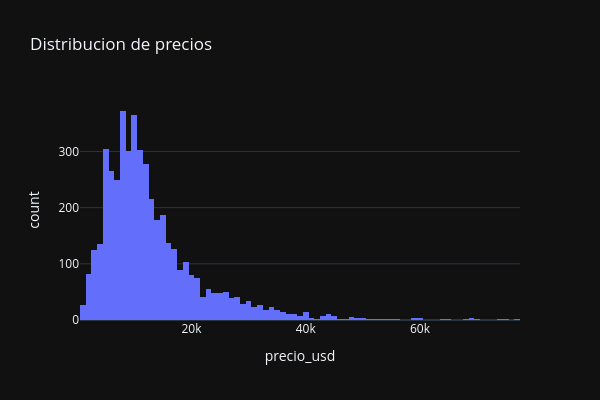

Notebook source saved alongside this figure:
### Markdown cell above
### Histograma de precios, luego de tratar los autliers de km

### Code cell
hist = px.histogram(df,
                    x = "precio_usd",
                    nbins=100,
                    title="Distribucion de precios",
                    template = 'plotly_dark',
                    height = 400,
                    width = 600).show()

### Figure 1 — Plotly figure (JSON) as saved in the notebook; plotly's stock layout.template omitted (floating-point values rounded to 4 significant figures; data arrays with more than 128 entries replaced by an {"elided": "..."} marker saying what was removed)
{"data": [{"bingroup": "x", "hovertemplate": "precio_usd=%{x}<br>count=%{y}<extra></extra>", "legendgroup": "", "marker": {"color": "#636efa", "pattern": {"shape": ""}}, "name": "", "nbinsx": 100, "orientation": "v", "showlegend": false, "type": "histogram", "x": {"elided": "4614 float values"}, "xaxis": "x", "yaxis": "y"}], "layout": {"barmode": "relative", "height": 400, "legend": {"tracegroupgap": 0}, "title": {"text": "Distribucion de precios"}, "width": 600, "xaxis": {"anchor": "y", "domain": [0, 1], "title": {"text": "precio_usd"}}, "yaxis": {"anchor": "x", "domain": [0, 1], "title": {"text": "count"}}}}
